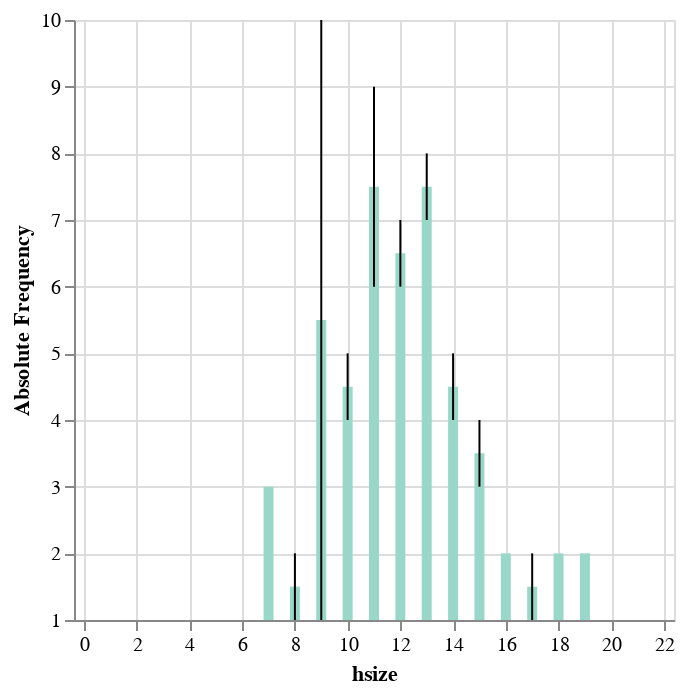

The cell this chart's notebook holds for it:
### Code cell
bars + error

### Figure 1 — Vega-Lite specification as saved in the notebook (floating-point values rounded to 4 significant figures)
{"config": {"view": {"continuousWidth": 300, "continuousHeight": 300}}, "layer": [{"mark": {"type": "bar", "color": "#99d8c9"}, "encoding": {"x": {"field": "hsize", "scale": {"domain": [0, 22]}, "type": "quantitative"}, "y": {"aggregate": "mean", "field": "count", "type": "quantitative"}}}, {"mark": {"type": "errorbar", "extent": "ci", "rule": true}, "encoding": {"x": {"field": "hsize", "scale": {"domain": [0, 22]}, "type": "quantitative"}, "y": {"field": "count", "scale": {"zero": false}, "title": "Absolute Frequency", "type": "quantitative"}}}], "data": {"name": "data-f3367e8b88b25b9674989a52763b04c5"}, "$schema": "https://vega.github.io/schema/vega-lite/v5.14.1.json", "datasets": {"data-f3367e8b88b25b9674989a52763b04c5": [{"hsize": 7, "count": 3, "simNumber": 0}, {"hsize": 8, "count": 1, "simNumber": 0}, {"hsize": 9, "count": 10, "simNumber": 0}, {"hsize": 10, "count": 4, "simNumber": 0}, {"hsize": 11, "count": 6, "simNumber": 0}, {"hsize": 12, "count": 6, "simNumber": 0}, {"hsize": 13, "count": 7, "simNumber": 0}, {"hsize": 14, "count": 4, "simNumber": 0}, {"hsize": 15, "count": 4, "simNumber": 0}, {"hsize": 16, "count": 2, "simNumber": 0}, {"hsize": 17, "count": 1, "simNumber": 0}, {"hsize": 19, "count": 2, "simNumber": 0}, {"hsize": 6, "count": 1, "simNumber": 1}, {"hsize": 7, "count": 3, "simNumber": 1}, {"hsize": 8, "count": 2, "simNumber": 1}, {"hsize": 9, "count": 1, "simNumber": 1}, {"hsize": 10, "count": 5, "simNumber": 1}, {"hsize": 11, "count": 9, "simNumber": 1}, {"hsize": 12, "count": 7, "simNumber": 1}, {"hsize": 13, "count": 8, "simNumber": 1}, {"hsize": 14, "count": 5, "simNumber": 1}, {"hsize": 15, "count": 3, "simNumber": 1}, {"hsize": 16, "count": 2, "simNumber": 1}, {"hsize": 17, "count": 2, "simNumber": 1}, {"hsize": 18, "count": 2, "simNumber": 1}]}}
